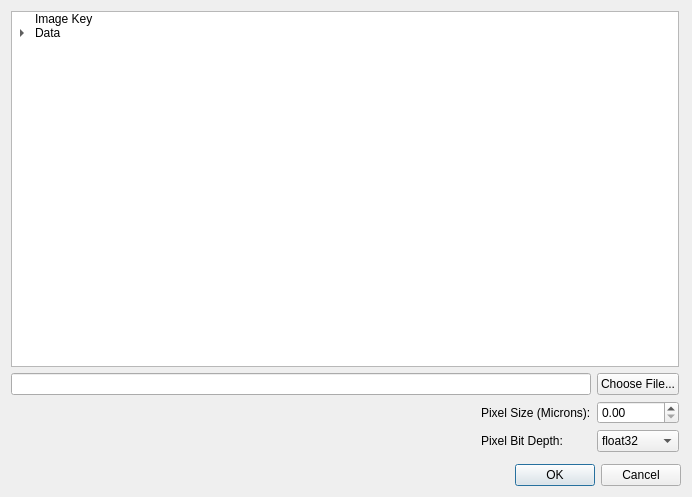
<?xml version="1.0" encoding="UTF-8"?>
<ui version="4.0">
 <class>Dialog</class>
 <widget class="QDialog" name="Dialog">
  <property name="geometry">
   <rect>
    <x>0</x>
    <y>0</y>
    <width>690</width>
    <height>497</height>
   </rect>
  </property>
  <property name="windowTitle">
   <string>Load</string>
  </property>
  <layout class="QVBoxLayout" name="verticalLayout">
   <item>
    <layout class="QVBoxLayout" name="verticalLayout_3">
     <item>
      <widget class="QStackedWidget" name="stackedWidget">
       <property name="sizePolicy">
        <sizepolicy hsizetype="Expanding" vsizetype="Expanding">
         <horstretch>0</horstretch>
         <verstretch>0</verstretch>
        </sizepolicy>
       </property>
       <property name="minimumSize">
        <size>
         <width>670</width>
         <height>441</height>
        </size>
       </property>
       <property name="currentIndex">
        <number>0</number>
       </property>
       <widget class="QWidget" name="loadPage">
        <widget class="QWidget" name="layoutWidget">
         <property name="geometry">
          <rect>
           <x>0</x>
           <y>0</y>
           <width>668</width>
           <height>441</height>
          </rect>
         </property>
         <layout class="QGridLayout" name="gridLayout_4">
          <item row="3" column="1">
           <widget class="QLabel" name="pixelBitDepthLabel">
            <property name="text">
             <string>Pixel Bit Depth:</string>
            </property>
           </widget>
          </item>
          <item row="3" column="2">
           <widget class="QComboBox" name="pixelDepthComboBox">
            <item>
             <property name="text">
              <string>float32</string>
             </property>
            </item>
            <item>
             <property name="text">
              <string>float64</string>
             </property>
            </item>
           </widget>
          </item>
          <item row="3" column="0">
           <spacer name="horizontalSpacer">
            <property name="orientation">
             <enum>Qt::Horizontal</enum>
            </property>
            <property name="sizeHint" stdset="0">
             <size>
              <width>40</width>
              <height>20</height>
             </size>
            </property>
           </spacer>
          </item>
          <item row="2" column="2">
           <widget class="QDoubleSpinBox" name="pixelSizeSpinBox">
            <property name="maximum">
             <double>99999.000000000000000</double>
            </property>
           </widget>
          </item>
          <item row="2" column="1">
           <widget class="QLabel" name="pixelSizeLabel">
            <property name="text">
             <string>Pixel Size (Microns):</string>
            </property>
           </widget>
          </item>
          <item row="1" column="0" colspan="2">
           <widget class="QLineEdit" name="filePathLineEdit">
            <property name="enabled">
             <bool>true</bool>
            </property>
            <property name="readOnly">
             <bool>true</bool>
            </property>
           </widget>
          </item>
          <item row="0" column="0" colspan="3">
           <widget class="QTreeWidget" name="tree">
            <property name="expandsOnDoubleClick">
             <bool>true</bool>
            </property>
            <attribute name="headerVisible">
             <bool>false</bool>
            </attribute>
            <attribute name="headerHighlightSections">
             <bool>false</bool>
            </attribute>
            <attribute name="headerStretchLastSection">
             <bool>false</bool>
            </attribute>
            <column>
             <property name="text">
              <string>Data</string>
             </property>
            </column>
            <column>
             <property name="text">
              <string>Found</string>
             </property>
             <property name="textAlignment">
              <set>AlignLeading|AlignVCenter</set>
             </property>
            </column>
            <column>
             <property name="text">
              <string>Location</string>
             </property>
            </column>
            <column>
             <property name="text">
              <string>Size</string>
             </property>
            </column>
            <column>
             <property name="text">
              <string>Use?</string>
             </property>
            </column>
            <item>
             <property name="text">
              <string>Image Key</string>
             </property>
             <property name="text">
              <string/>
             </property>
             <property name="text">
              <string/>
             </property>
             <property name="text">
              <string/>
             </property>
             <property name="text">
              <string/>
             </property>
            </item>
            <item>
             <property name="text">
              <string>Data</string>
             </property>
             <property name="text">
              <string/>
             </property>
             <property name="text">
              <string/>
             </property>
             <property name="text">
              <string/>
             </property>
             <property name="text">
              <string/>
             </property>
             <item>
              <property name="text">
               <string>Projections</string>
              </property>
              <property name="text">
               <string/>
              </property>
              <property name="text">
               <string/>
              </property>
              <property name="text">
               <string/>
              </property>
              <property name="text">
               <string/>
              </property>
             </item>
             <item>
              <property name="text">
               <string>Flat Before</string>
              </property>
              <property name="text">
               <string/>
              </property>
              <property name="text">
               <string/>
              </property>
              <property name="text">
               <string/>
              </property>
              <property name="text">
               <string/>
              </property>
             </item>
             <item>
              <property name="text">
               <string>Flat After</string>
              </property>
              <property name="text">
               <string/>
              </property>
              <property name="text">
               <string/>
              </property>
              <property name="text">
               <string/>
              </property>
              <property name="text">
               <string/>
              </property>
             </item>
             <item>
              <property name="text">
               <string>Dark Before</string>
              </property>
              <property name="text">
               <string/>
              </property>
              <property name="text">
               <string/>
              </property>
              <property name="text">
               <string/>
              </property>
              <property name="text">
               <string/>
              </property>
             </item>
             <item>
              <property name="text">
               <string>Dark After</string>
              </property>
              <property name="text">
               <string/>
              </property>
              <property name="text">
               <string/>
              </property>
              <property name="text">
               <string/>
              </property>
              <property name="text">
               <string/>
              </property>
             </item>
            </item>
           </widget>
          </item>
          <item row="1" column="2">
           <widget class="QPushButton" name="chooseFileButton">
            <property name="text">
             <string>Choose File...</string>
            </property>
           </widget>
          </item>
         </layout>
        </widget>
       </widget>
       <widget class="QWidget" name="busyPage">
        <widget class="QWidget" name="verticalLayoutWidget_2">
         <property name="geometry">
          <rect>
           <x>0</x>
           <y>0</y>
           <width>671</width>
           <height>441</height>
          </rect>
         </property>
         <layout class="QVBoxLayout" name="verticalLayout_6">
          <item>
           <spacer name="verticalSpacer_2">
            <property name="orientation">
             <enum>Qt::Vertical</enum>
            </property>
            <property name="sizeHint" stdset="0">
             <size>
              <width>20</width>
              <height>40</height>
             </size>
            </property>
           </spacer>
          </item>
          <item>
           <widget class="QLabel" name="label">
            <property name="text">
             <string>Reading NeXus file. Please wait...</string>
            </property>
            <property name="alignment">
             <set>Qt::AlignCenter</set>
            </property>
           </widget>
          </item>
          <item>
           <spacer name="verticalSpacer">
            <property name="orientation">
             <enum>Qt::Vertical</enum>
            </property>
            <property name="sizeHint" stdset="0">
             <size>
              <width>20</width>
              <height>40</height>
             </size>
            </property>
           </spacer>
          </item>
         </layout>
        </widget>
       </widget>
      </widget>
     </item>
    </layout>
   </item>
   <item>
    <widget class="QDialogButtonBox" name="buttonBox">
     <property name="enabled">
      <bool>true</bool>
     </property>
     <property name="orientation">
      <enum>Qt::Horizontal</enum>
     </property>
     <property name="standardButtons">
      <set>QDialogButtonBox::Cancel|QDialogButtonBox::Ok</set>
     </property>
    </widget>
   </item>
  </layout>
 </widget>
 <resources/>
 <connections>
  <connection>
   <sender>buttonBox</sender>
   <signal>accepted()</signal>
   <receiver>Dialog</receiver>
   <slot>accept()</slot>
   <hints>
    <hint type="sourcelabel">
     <x>248</x>
     <y>254</y>
    </hint>
    <hint type="destinationlabel">
     <x>157</x>
     <y>274</y>
    </hint>
   </hints>
  </connection>
  <connection>
   <sender>buttonBox</sender>
   <signal>rejected()</signal>
   <receiver>Dialog</receiver>
   <slot>reject()</slot>
   <hints>
    <hint type="sourcelabel">
     <x>316</x>
     <y>260</y>
    </hint>
    <hint type="destinationlabel">
     <x>286</x>
     <y>274</y>
    </hint>
   </hints>
  </connection>
 </connections>
</ui>
